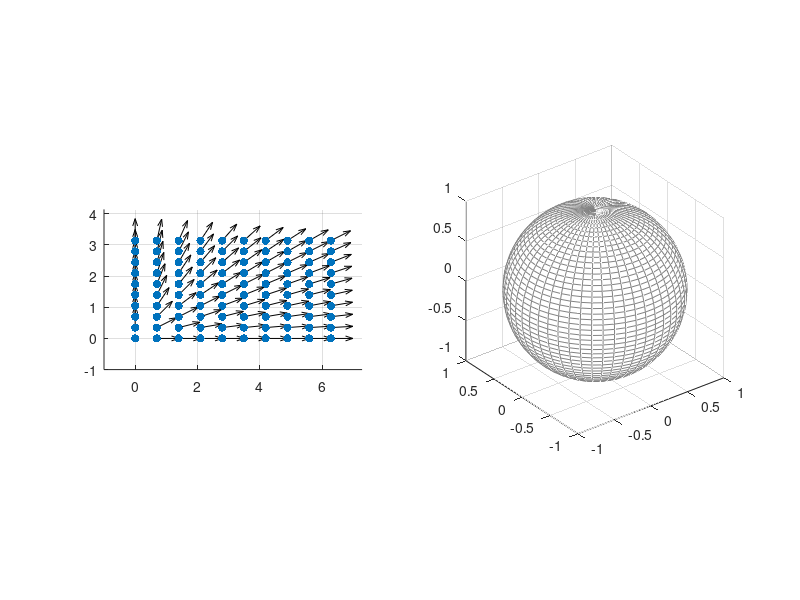

Recreate this plot in MATLAB. (Note: this script raises an error after producing the figure.)
% sphere visualizations
close all; clc;
%% The sphere
% mesh the entire sphere
nmesh = 50; [XX,YY,ZZ] = sphere(nmesh);
% parametrization of manifold (smooth immersion)
X = @(S) [cos(S(:,1)).*sin(S(:,2)),sin(S(:,1)).*sin(S(:,2)),cos(S(:,2))]; 
% Jacobian of sphere parametrization
J = @(u,v) [-sin(u).*sin(v), cos(u).*cos(v);...
             cos(u).*sin(v), sin(u).*cos(v); ...
             0, -sin(v)];
% exponential map
Exp = @(t,Vt,P) kron(P,cos(t)) + kron(Vt./sqrt(sum(Vt.^2,2)),sin(t));
% logarithmic map
Log = @(p,P) acos(P*p').*(P - P*p'.*repmat(p,size(P,1),1))./sqrt(sum((P - P*p'.*repmat(p,size(P,1),1)).^2,2));
% distances between embedded points
dS = @(p,q) acos(p*q');

%% Ambient map on the sphere
m = 3; XY = [reshape(XX,(nmesh+1)^2,1),reshape(YY,(nmesh+1)^2,1),reshape(ZZ,(nmesh+1)^2,1)]; rng(47);
% linear ambient function
a = 2*rand(m,1)-1; a = a/norm(a); Func = @(XY) XY*a; Grad = @(XY) repmat(a',size(XY,1),1);
% quadratic ambient ridge of rank(H) = r <= floor(m/2)
% r = 1; H = zeros(m); H(floor(m/2):floor(m/2)+r-1,floor(m/2):floor(m/2)+r-1) = eye(r); Func = @(X) sum((X*H).*X,2); Grad = @(X) X*H;
% highly nonlinear ridge
% a = 2*rand(m,1)-1; a = a/norm(a); Func = @(XY) sin(2*pi*XY*a) + cos(pi/2*XY*a); Grad = @(XY) kron(sum(pi*cos(pi*XY*a) - pi/2*sin(pi/2*XY*a),2),sum(a,2)');
% highly nonlinear approximate ridge
% w = 0.1; aa = 2*rand(m,1)-1; aa = aa/norm(aa); [A,~] = svd(aa); Func = @(XY) sum(sin(pi*XY*aa) + cos(pi/2*XY*aa),2) + w*sum((sin(pi*XY))*A(:,2:end),2); Grad = @(XY) kron(sum(pi*cos(pi*XY*aa) - pi/2*sin(pi/2*XY*aa),2),sum(aa,2)') + w*sum(pi*cos(pi*XY)*A(:,2:end),2)/(m-1); 
% highly nonlinear non-ridge
% aa = rand(m,1)-1; aa = aa/norm(aa); [A,~] = svd(aa); Func = @(XY) sum(sin(pi*XY*aa) + cos(pi/2*XY*aa),2) + sum((sin(pi*XY))*A(:,2:end),2); Grad = @(XY) kron(sum(pi*cos(pi*XY*aa) - pi/2*sin(pi/2*XY*aa),2),sum(aa,2)') + sum(pi*cos(pi*XY)*A(:,2:end),2)/(m-1);

%% Pushforward
% discretize manifold coordinates
N = 100; [u,v] = meshgrid(linspace(0,2*pi,sqrt(N)),linspace(0,pi,sqrt(N)));
S = reshape([u,v],N,2); P = X(S);
% domain tangent vectors:
% normalize points in domain
V = S./sqrt(sum(S.^2,2));
% or sample random directions
% V = 2*rand(N,2) - 1; V = V./sqrt(sum(V.^2,2));
% or a random constant direction
% V = 2*rand(1,2) -1; V = repmat(V/norm(V),N,1);
% or a constant coordinate direction
% V = repmat([0,1],N,1);

% compute tangent vectors to manifold (pushforward)
Vt = zeros(N,3); for ii=1:N, Vt(ii,:) = V(ii,:)*J(S(ii,1),S(ii,2))'; end
Vt = Vt./sqrt(sum(Vt.^2,2));

% Pushforward visualization
fig1 = figure; 
subplot(1,2,1), scatter(S(:,1),S(:,2),'filled','k'); hold on; axis equal; grid on; axis([-1,2*pi+1,-1,pi+1]);
subplot(1,2,1), quiver(S(:,1),S(:,2),V(:,1),V(:,2),1,'k');
subplot(1,2,2), mesh(XX,YY,ZZ,ones(size(ZZ))); hold on; axis equal; colormap gray; alpha(0.75);
subplot(1,2,2), scatter3(P(:,1),P(:,2),P(:,3),'filled','k');
subplot(1,2,2), quiver3(P(:,1),P(:,2),P(:,3),Vt(:,1),Vt(:,2),Vt(:,3),1,'k');
fig1.CurrentAxes.Visible = 'off';

%% Exponential map
N = 1; S = [1.4*pi, pi/2]; P = X(S); rng(2);
Vt = (2*rand(1,2) - 1)*J(S(1,1),S(1,2))'; Vt = Vt/norm(Vt);
% compute exponentials along tangent vector
speed = 1.75; k = 50; t = speed*linspace(0,1,k)'; geo = Exp(t,Vt,P);

% exponential map
fig2 = figure;
mesh(XX,YY,ZZ,ones(size(ZZ))); hold on; axis equal; colormap gray; alpha(1);
plot3(geo(:,1),geo(:,2),geo(:,3),'k','linewidth',2);
scatter3(P(1),P(2),P(3),80,'filled','g');
scatter3(geo(end,1),geo(end,2),geo(end,3),80,'filled','r');
quiver3(P(:,1),P(:,2),P(:,3),speed*Vt(:,1),speed*Vt(:,2),speed*Vt(:,3),1,'b','linewidth',2);
fig2.CurrentAxes.Visible = 'off';

%% Parallel translation approximation
N = 1; S = [1.4*pi, pi/2]; P0 = X(S); rng(2); k = 50; T = 1; t=T*linspace(0,1,k)';
Vt = (2*rand(1,2) - 1)*J(S(1,1),S(1,2))'; Vt = Vt/norm(Vt); P1 = Exp(T,Vt,P0); geo01 = Exp(t,Vt,P0);
Vp = (2*rand(1,2) - 1)*J(S(1,1),S(1,2))'; Vp = Vp/norm(Vp); v0 = Vp;

% central-differencing ladder
tau = 0.25; t=linspace(-1,1,50)';
P2    = Exp(tau,Vp,P0); P3 = Exp(-tau,Vp,P0); geo0 = Exp(tau*t,Vp,P0);
Vlog2 = Log(P1,P2); Vlog3 = Log(P1,P3);
diff = 1/(2*tau)*(Vlog2 - Vlog3);

% visualize ladder
fig3 = figure;
mesh(XX,YY,ZZ,ones(size(ZZ))); hold on; axis equal; colormap gray; alpha(1); fig3.CurrentAxes.Visible = 'off';
scatter3(P0(1),P0(2),P0(3),80,'filled','g');
scatter3(P1(1),P1(2),P1(3),80,'filled','r');
Pdiff = [P2;P3]; scatter3(Pdiff(:,1),Pdiff(:,2),Pdiff(:,3),80,'filled','b')
plot3(geo01(:,1),geo01(:,2),geo01(:,3),'k','linewidth',2);
plot3(geo0(:,1),geo0(:,2),geo0(:,3),'b','linewidth',2);
quiver3(P0(1),P0(2),P0(3),Vp(1),Vp(2),Vp(3),'g','linewidth',2);
quiver3([P1(1);P1(1)],[P1(2);P1(2)],[P1(3);P1(3)],[Vlog2(1);Vlog3(1)],[Vlog2(2);Vlog3(2)],[Vlog2(3);Vlog3(3)],'b','linewidth',2);
quiver3(P1(1),P1(2),P1(3),diff(1),diff(2),diff(3),'r','linewidth',2);

% visualize multiple rungs
fig4 = figure;
mesh(XX,YY,ZZ,ones(size(ZZ))); hold on; axis equal; colormap gray; alpha(1); fig4.CurrentAxes.Visible = 'off';
plot3(geo01(:,1),geo01(:,2),geo01(:,3),'k','linewidth',2);
nrung = 5; T = 1/nrung; P = Exp(linspace(0,1,nrung)',Vt,P0);
for i=1:nrung-1
    p0 = P(i,:); p1 = P(i+1,:);
    % central-differencing ladder
    tau = 0.1; t=linspace(-1,1,50)';
    P2    = Exp(tau,Vp,p0); P3 = Exp(-tau,Vp,p0); geo0 = Exp(tau*t,Vp,p0);
    Vlog2 = Log(p1,P2); Vlog3 = Log(p1,P3);
    diff = 1/(2*tau)*(Vlog2 - Vlog3);

    % visualize ladder
    scatter3(p0(1),p0(2),p0(3),80,'filled','g');
    scatter3(p1(1),p1(2),p1(3),80,'filled','r');
    Pdiff = [P2;P3]; scatter3(Pdiff(:,1),Pdiff(:,2),Pdiff(:,3),80,'filled','b')
    plot3(geo0(:,1),geo0(:,2),geo0(:,3),'b','linewidth',2);
    quiver3(p0(1),p0(2),p0(3),Vp(1),Vp(2),Vp(3),'g','linewidth',2);
    quiver3([p1(1);p1(1)],[p1(2);p1(2)],[p1(3);p1(3)],[Vlog2(1);Vlog3(1)],[Vlog2(2);Vlog3(2)],[Vlog2(3);Vlog3(3)],'b','linewidth',2);
    quiver3(p1(1),p1(2),p1(3),diff(1),diff(2),diff(3),'r','linewidth',2);

    % update vector transport
    Vp = diff;
end

% convergence of differencing ladder
N = 15; nrung=2.^linspace(0,N,N)'; err = ones(N,3); err_schilds = ones(N,1); err_ang = ones(N,1);
% compute angle to check for isometry
cost0 = v0*Vt'/(norm(v0)*norm(Vt));
for i=1:length(nrung)
    vp = diff_ladder(P0,P1,v0,Exp,Log,nrung(i));
    vp_s = schilds_ladder(P0,P1,v0,Exp,Log,nrung(i));
    err(i,:) = vp;
    err_schilds(i) = abs(-vp_s*Log(P1,P0)'/(norm(vp_s)*norm(Log(P1,P0))) - cost0);
    err_ang(i) = abs(-vp*Log(P1,P0)'/(norm(vp)*norm(Log(P1,P0))) - cost0);
end
err = err(1:end-1,:) - repmat(err(end,:),length(nrung)-1,1);
err = sqrt(err(:,1).^2 + err(:,2).^2 + err(:,3).^2);
figure; loglog(nrung,err_ang,'ko-','linewidth',2); grid on; hold on;
set(0,'defaulttextInterpreter','latex')
% loglog(nrung(1:end-1),err,'ko-');
% loglog(nrung,err_schilds,'bo-');
xlabel('number of rungs','fontsize',20); ylabel('error (preservation of angle)','fontsize',20);
% compute subspace distance convergence rate
M = [ones(length(nrung)-1,1) log10(nrung(1:end-1))]; cerr = M \ log10(err);
% coefficient of determination for convergence estimate
Rsq = 1 - sum((log10(err) - M*cerr).^2)/sum((log10(err) - mean(log10(err))).^2);
fprintf('Differencing ladder convergence rate 10^%f (R^2 = %f)\n',cerr(2),Rsq);

% Convergence of differencing schemes
h = linspace(eps,1,100);

%% Smooth 2-tensor study
N = 400; [u,v] = meshgrid(linspace(0,2*pi,sqrt(N)),linspace(0,pi,sqrt(N)));
S = reshape([u,v],N,2); P = X(S);
% random smooth curve
Ncurv = 200; 
t = linspace(0,2*pi,Ncurv)'; sc = [2*pi*(cos(t)+1), pi*(sin(t)+1)];
p0 = X(sc);

% compute random function and ambient gradient evaluations
F = Func(XY); Frnd = Func(P); Grnd = Grad(P);
% tangential gradient of ambient function
Gt = Grnd - bsxfun(@times,sum(Grnd.*P,2),P);

% compute a basis for each point tangent to the curve
% normalize points in domain
V = sc./sqrt(sum(sc.^2,2));
B1 = zeros(Ncurv,3); for ii=1:Ncurv, B1(ii,:) = V(ii,:)*J(sc(ii,1),sc(ii,2))'; end
B1 = B1./sqrt(sum(B1.^2,2)); B2 = cross(p0,B1,2);

% generate sphere viz
fig5 = figure;
% visualize map on sphere
surf(XX,YY,ZZ,reshape(F,(nmesh+1),(nmesh+1)),'FaceColor','interp','FaceLighting','gouraud','EdgeAlpha',0);
hold on; axis equal; alpha(0.25); fig5.CurrentAxes.Visible = 'off';
% scatter3(P(:,1),P(:,2),P(:,3),50,'filled','cdata',Frnd);
% quiver3(P(:,1),P(:,2),P(:,3),Gt(:,1),Gt(:,2),Gt(:,3),1,'k');
% visualize curve on sphere
plot3(p0(:,1),p0(:,2),p0(:,3),'k','linewidth',2);
% precondition AMG
U1 = zeros(Ncurv,3); U2 = zeros(Ncurv,3); err = zeros(Ncurv,1);
% precondition *.gif
filename = './smooth_2tensor.gif';
for i=1:Ncurv 
    % [central diff-ladder] 
    Vlog = zeros(N,3); Nrungs = 100;
    for ii=1:N
        Vlog(ii,:) = diff_ladder(P(ii,:),p0(i,:),Gt(ii,:),Exp,Log,Nrungs);
%         Vlog(ii,:) = schilds_ladder(P(ii,:),p0(i,:),Gt(ii,:),Exp,Log,Nrungs);
    end

    % SVD of parallel translation
    Ux = [B1(i,:);B2(i,:)];
    [U,D,~] = svd(1/sqrt(N)*Ux*(Vlog)',0); U = U'*Ux;
    U1(i,:) = U(1,:); U2(i,:) = U(2,:);
    
    % project ridge direction into each tangent space
    Proj_a = (eye(3) - p0(i,:)'*p0(i,:))*a;
    % compute error
    err(i) = 1 - abs(U1(i,:)*Proj_a);
    % fix direction
    if U1(i,:)*Proj_a < 0, U1(i,:) = -U1(i,:); U2(i,:) = -U2(i,:); end
    
    Ptan = [p0(i,:) + B1(i,:); p0(i,:) + B2(i,:); p0(i,:) - B1(i,:); p0(i,:) - B2(i,:); p0(i,:) + B1(i,:);];
    % visualize tangent space at point
    h1 = scatter3(p0(i,1),p0(i,2),p0(i,3),50,'k','filled','MarkerEdgeColor','k','linewidth',2);
    h2 = plot3(Ptan(:,1),Ptan(:,2),Ptan(:,3),'k','linewidth',1);
    % plot AMG basis
    h3 = quiver3(p0(i,1),p0(i,2),p0(i,3),U1(i,1),U1(i,2),U1(i,3),1,'k','linewidth',2);
    h4 = quiver3(p0(i,1),p0(i,2),p0(i,3),U2(i,1),U2(i,2),U2(i,3),1,'k--','linewidth',2);
%     h4 = quiver3(p0(i,1)*ones(N,1),p0(i,2)*ones(N,1),p0(i,3)*ones(N,1),Vlog(:,1),Vlog(:,2),Vlog(:,3),'k--','linewidth',1);
    % plot projected ridge direction
    h5 = quiver3(p0(i,1),p0(i,2),p0(i,3),Proj_a(1),Proj_a(2),Proj_a(3),'r','linewidth',2);

    % rotate with tangent plane
%     view(p0(i,:));

    % build gif
    figure(fig5); frame = getframe(fig5);
    [A,map] = rgb2ind(frame2im(frame),256);
    if i == 1
        imwrite(A,map,filename,'gif','LoopCount',Inf,'DelayTime',0.1);
    else
        imwrite(A,map,filename,'gif','WriteMode','append','DelayTime',0.1);
    end
    
    delete([h1,h2,h3,h4,h5]);
end

%% Karcher mean, PGA, Projection, & Submanifold
fig = figure; N = 10; rng(42); NPGA = 100;
% sample random ball in parametrization domain
mu = [0 0]; Sigma = [0.5 0.15; 0.15 0.5]; R = chol(Sigma);
s = repmat(mu,N,1) + randn(N,2)*R;
P = X(s);
% initialize gradient descent optimization routine
p0  = P(1,:);
% Fletcher et al. (Algorithm 1)
iter = 1; v = ones(1,3);
while norm(v) > 1e-8 && iter < 1000
    if iter == 1
    	v = 1/(N-1)*sum(Log(p0,P(2:end,:)),1);
    else
        v = 1/N*sum(Log(p0,P),1);
    end
    p0 = Exp(norm(v),v,p0); 
    iter = iter + 1;
end

% PGA
U = Log(p0,P);
[PGA,PGAeigs] = svd(1/sqrt(N)*U','econ');
trnd = randn(NPGA,2); Ptan = [p0 + PGA(:,1)'; p0 + PGA(:,2)'; p0 - PGA(:,1)'; p0 - PGA(:,2)'; p0 + PGA(:,1)'];
tellp = 2*[cos(linspace(0,1,NPGA)'*2*pi) sin(linspace(0,1,NPGA)'*2*pi)];
Vrnd = trnd*(PGA(:,1:2)*PGAeigs(1:2,1:2))'; PGArnd = zeros(NPGA,3);
Vellp = tellp*(PGA(:,1:2)*PGAeigs(1:2,1:2))'; PGAellp = zeros(NPGA,3);
for i=1:NPGA
    PGArnd(i,:) = Exp(norm(Vrnd(i,:)), Vrnd(i,:), p0);
    PGAellp(i,:) = Exp(norm(Vellp(i,:)), Vellp(i,:), p0);
end

% Projection
tproj = zeros(N,2); tprojPGA = zeros(NPGA,2);
for i=1:N
    tproj(i,1) = fminbnd(@(t) dS(Exp(t,PGA(:,1)',p0),P(i,:)),-3,3);
    tproj(i,2) = fminbnd(@(t) dS(Exp(t,PGA(:,2)',p0),P(i,:)),-3,3);
    tprojPGA(i,1) = fminbnd(@(t) dS(Exp(t,PGA(:,1)',p0),PGArnd(i,:)),-3,3);
    tprojPGA(i,2) = fminbnd(@(t) dS(Exp(t,PGA(:,2)',p0),PGArnd(i,:)),-3,3); 
end

mesh(XX,YY,ZZ,ones(size(ZZ))); hold on; axis equal; colormap gray;
% random points
% h = scatter3(P(:,1),P(:,2),P(:,3),50,'filled','MarkerEdgeColor','k','linewidth',1);
% visualize Karcher mean
scatter3(p0(1),p0(2),p0(3),75,'k','filled','MarkerEdgeColor','k','linewidth',2);
% visualize tangent space at mean
plot3(Ptan(:,1),Ptan(:,2),Ptan(:,3),'k','linewidth',1)
quiver3(p0(1),p0(2),p0(3),PGA(1,1),PGA(2,1),PGA(3,1),0,'k','linewidth',2)
quiver3(p0(1),p0(2),p0(3),PGA(1,2),PGA(2,2),PGA(3,2),0,'k','linewidth',2)
plot3(Vellp(:,1)+p0(1),Vellp(:,2)+p0(2),Vellp(:,3)+p0(3),'k','linewidth',2);
% Log map of random points
% quiver3(repmat(p0(1),10,1),repmat(p0(2),N,1),repmat(p0(3),N,1),U(:,1),U(:,2),U(:,3),0,'color',h.CData);
% Visualize PGA submanifolds
t = linspace(-3,3,100)'; PGAgeo1 = Exp(t*PGAeigs(1,1),PGA(:,1)',p0); 
plot3(PGAgeo1(:,1),PGAgeo1(:,2),PGAgeo1(:,3),'k','linewidth',2);
PGAgeo2 = Exp(t*PGAeigs(2,2),PGA(:,2)',p0); 
plot3(PGAgeo2(:,1),PGAgeo2(:,2),PGAgeo2(:,3),'k','linewidth',2);
% scatter3(PGArnd(:,1),PGArnd(:,2),PGArnd(:,3),'k.');
plot3(PGAellp(:,1),PGAellp(:,2),PGAellp(:,3),'k--','linewidth',2);
% Visualize projections to first 
% t = linspace(0,1,100)';
% for i = 1:N
%     Vprj = Log(P(i,:),Exp(tproj(i,1),PGA(:,1)',p0));
%     prj_geo = Exp(t*norm(Vprj),Vprj,P(i,:));
%     plot3(prj_geo(:,1),prj_geo(:,2),prj_geo(:,3),'linewidth',2,'color',h.CData);
% end

fig.CurrentAxes.Visible = 'off';

% build the normal neighborhood